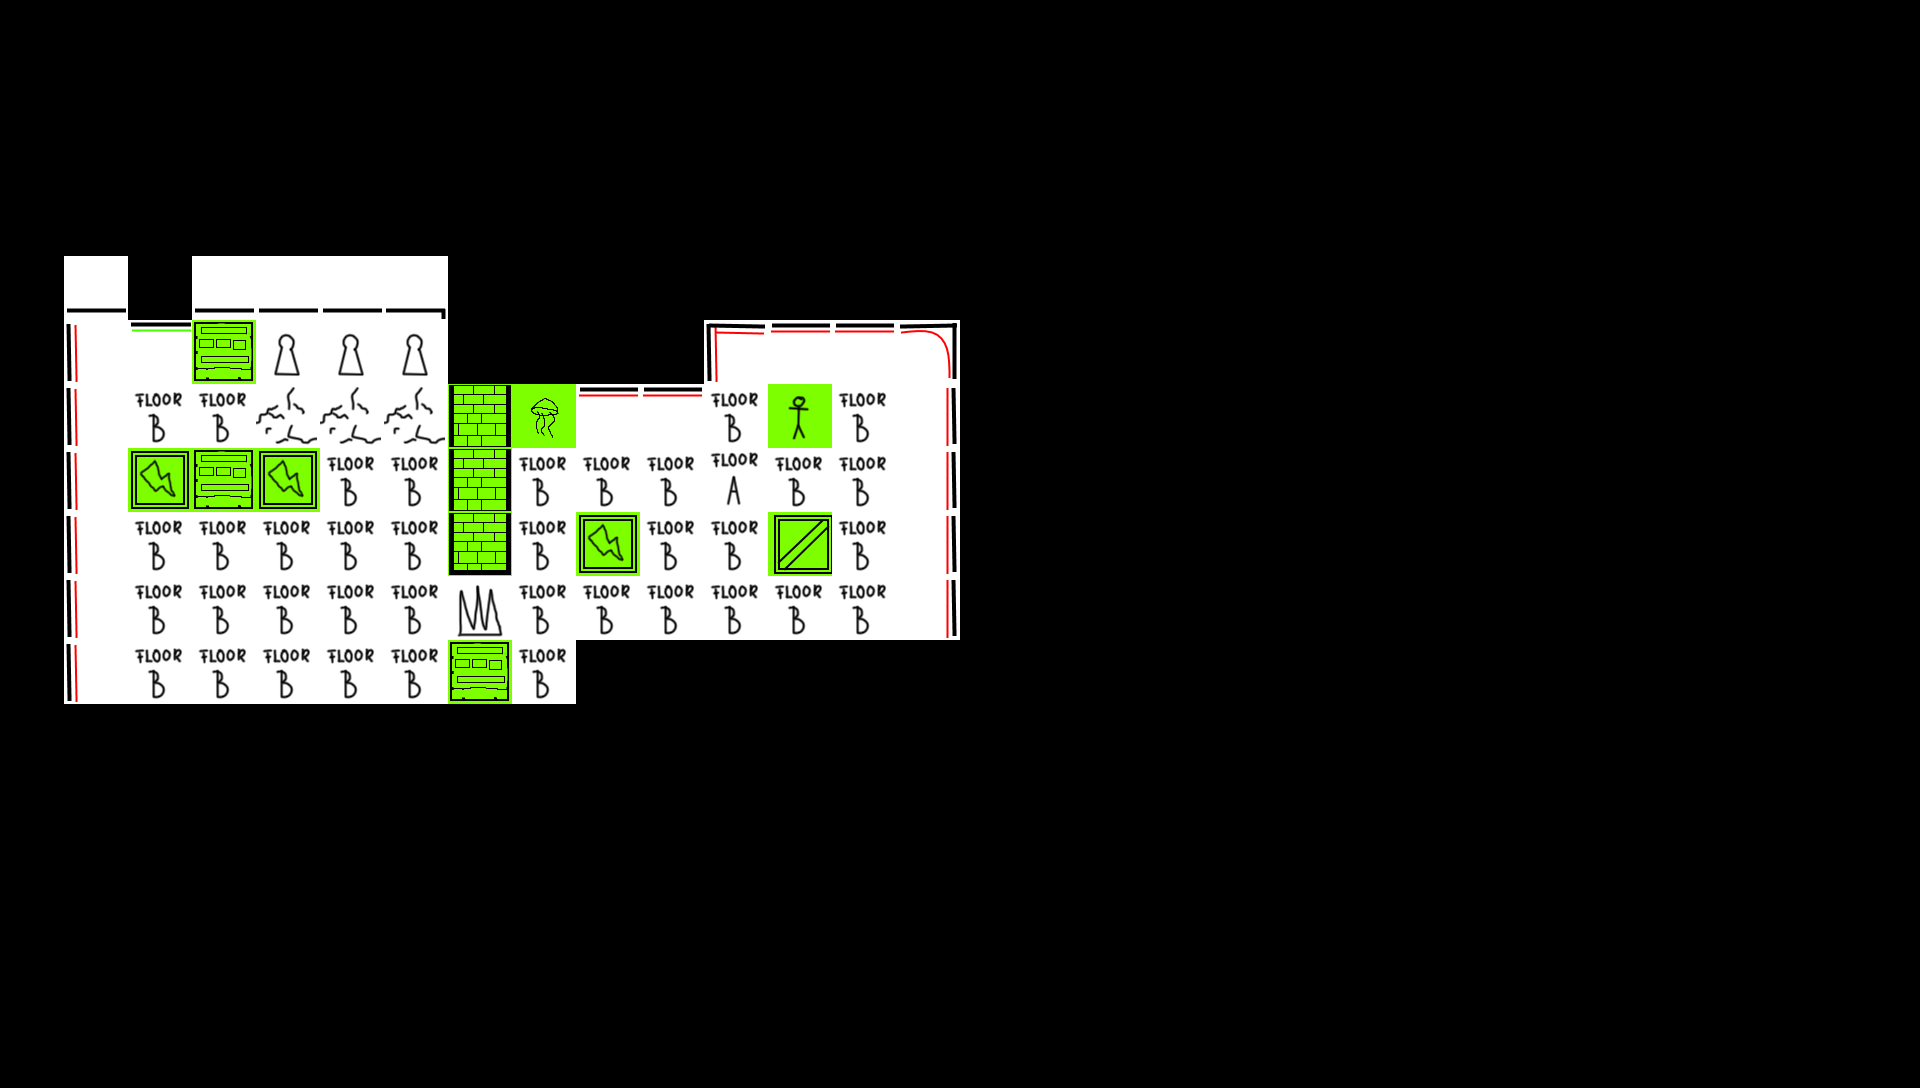

A 2D game scene composited from a Tiled map and its tileset images. What follows is a short description and the map's XML, with every tile layer's data as written:
An orthogonal 30x17 tile map with 64x64 px tiles, 2 tile layers (Tile Layer 1, Tile Layer 2) and 6 objects.

<map version="1.0" orientation="orthogonal" renderorder="right-down" width="30" height="17" tilewidth="64" tileheight="64" nextobjectid="21">
 <tileset firstgid="1" name="Tileset" tilewidth="64" tileheight="64" tilecount="80">
  <image source="NewTileset.png" width="512" height="647" />
 </tileset>
 <layer name="Tile Layer 1" width="30" height="17">
  <data encoding="csv">
0,0,0,0,0,0,0,0,0,0,0,0,0,0,0,0,0,0,0,0,0,0,0,0,0,0,0,0,0,0,
0,0,0,0,0,0,0,0,0,0,0,0,0,0,0,0,0,0,0,0,0,0,0,0,0,0,0,0,0,0,
0,0,0,0,0,0,0,0,0,0,0,0,0,0,0,0,0,0,0,0,0,0,0,0,0,0,0,0,0,0,
0,0,0,0,0,0,0,0,0,0,0,0,0,0,0,0,0,0,0,0,0,0,0,0,0,0,0,0,0,0,
0,22,0,22,22,22,18,0,0,0,0,0,0,0,0,0,0,0,0,0,0,0,0,0,0,0,0,0,0,0,
0,9,31,1,6,6,6,0,0,0,0,25,10,10,14,0,0,0,0,0,0,0,0,0,0,0,0,0,0,0,
0,9,2,2,5,5,5,0,10,10,10,2,1,2,11,0,0,0,0,0,0,0,0,0,0,0,0,0,0,0,
0,9,1,1,1,2,2,0,2,2,2,1,2,2,11,0,0,0,0,0,0,0,0,0,0,0,0,0,0,0,
0,9,2,2,2,2,2,0,2,1,2,2,1,2,11,0,0,0,0,0,0,0,0,0,0,0,0,0,0,0,
0,9,2,2,2,2,2,7,2,2,2,2,2,2,11,0,0,0,0,0,0,0,0,0,0,0,0,0,0,0,
0,9,2,2,2,2,2,1,2,0,0,0,0,0,0,0,0,0,0,0,0,0,0,0,0,0,0,0,0,0,
0,0,0,0,0,0,0,0,0,0,0,0,0,0,0,0,0,0,0,0,0,0,0,0,0,0,0,0,0,0,
0,0,0,0,0,0,0,0,0,0,0,0,0,0,0,0,0,0,0,0,0,0,0,0,0,0,0,0,0,0,
0,0,0,0,0,0,0,0,0,0,0,0,0,0,0,0,0,0,0,0,0,0,0,0,0,0,0,0,0,0,
0,0,0,0,0,0,0,0,0,0,0,0,0,0,0,0,0,0,0,0,0,0,0,0,0,0,0,0,0,0,
0,0,0,0,0,0,0,0,0,0,0,0,0,0,0,0,0,0,0,0,0,0,0,0,0,0,0,0,0,0,
0,0,0,0,0,0,0,0,0,0,0,0,0,0,0,0,0,0,0,0,0,0,0,0,0,0,0,0,0,0
</data>
 </layer>
 <layer name="Tile Layer 2" width="30" height="17">
  <data encoding="csv">
0,0,0,0,0,0,0,0,0,0,0,0,0,0,0,0,0,0,0,0,0,0,0,0,0,0,0,0,0,0,
0,0,0,0,0,0,0,0,0,0,0,0,0,0,0,0,0,0,0,0,0,0,0,0,0,0,0,0,0,0,
0,0,0,0,0,0,0,0,0,0,0,0,0,0,0,0,0,0,0,0,0,0,0,0,0,0,0,0,0,0,
0,0,0,0,0,0,0,0,0,0,0,0,0,0,0,0,0,0,0,0,0,0,0,0,0,0,0,0,0,0,
0,0,0,0,0,0,0,0,0,0,0,0,0,0,0,0,0,0,0,0,0,0,0,0,0,0,0,0,0,0,
0,0,0,40,0,0,0,0,0,0,0,0,0,0,0,0,0,0,0,0,0,0,0,0,0,0,0,0,0,0,
0,0,0,0,0,0,0,62,42,0,0,0,33,0,0,0,0,0,0,0,0,0,0,0,0,0,0,0,0,0,
0,0,34,40,34,0,0,62,0,0,0,0,0,0,0,0,0,0,0,0,0,0,0,0,0,0,0,0,0,0,
0,0,0,0,0,0,0,59,0,34,0,0,35,0,0,0,0,0,0,0,0,0,0,0,0,0,0,0,0,0,
0,0,0,0,0,0,0,0,0,0,0,0,0,0,0,0,0,0,0,0,0,0,0,0,0,0,0,0,0,0,
0,0,0,0,0,0,0,40,0,0,0,0,0,0,0,0,0,0,0,0,0,0,0,0,0,0,0,0,0,0,
0,0,0,0,0,0,0,0,0,0,0,0,0,0,0,0,0,0,0,0,0,0,0,0,0,0,0,0,0,0,
0,0,0,0,0,0,0,0,0,0,0,0,0,0,0,0,0,0,0,0,0,0,0,0,0,0,0,0,0,0,
0,0,0,0,0,0,0,0,0,0,0,0,0,0,0,0,0,0,0,0,0,0,0,0,0,0,0,0,0,0,
0,0,0,0,0,0,0,0,0,0,0,0,0,0,0,0,0,0,0,0,0,0,0,0,0,0,0,0,0,0,
0,0,0,0,0,0,0,0,0,0,0,0,0,0,0,0,0,0,0,0,0,0,0,0,0,0,0,0,0,0,
0,0,0,0,0,0,0,0,0,0,0,0,0,0,0,0,0,0,0,0,0,0,0,0,0,0,0,0,0,0
</data>
 </layer>
 <objectgroup name="Object Layer 1">
  <object id="13" gid="66" x="640" y="960" width="64" height="64">
   <properties>
    <property name="Behaviour" value="1" />
    <property name="Distance" value="8" />
    <property name="Height" value="6.5" />
   </properties>
  </object>
  <object id="14" gid="65" x="64" y="640" width="64" height="64">
   <properties>
    <property name="Level number" value="5" />
    <property name="Orientation" value="1" />
   </properties>
  </object>
  <object id="16" gid="76" x="266" y="523" width="64" height="64">
   <properties>
    <property name="A" value="120" />
    <property name="I" value="0.37" />
   </properties>
  </object>
  <object id="18" gid="76" x="711" y="521" width="64" height="64">
   <properties>
    <property name="A" value="120" />
    <property name="I" value="0.37" />
   </properties>
  </object>
  <object id="19" gid="73" x="529.144" y="457.967" width="64" height="64">
   <properties>
    <property name="info" value="Fan pushes everything in front of it." />
   </properties>
  </object>
  <object id="20" gid="73" x="796.356" y="601.003" width="64" height="64">
   <properties>
    <property name="info" value="Use thix box to walk through the fan." />
   </properties>
  </object>
 </objectgroup>
</map>
